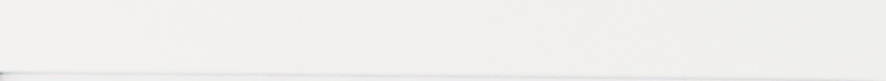
#> input picture src/main/python/img/bsk-top.png, 886 x 81 px, found by its file name; its folder holds 3 pictures in this run
$ python create_image.py img/bsk-top.png
#> lines starting #> are read from the running program, lines starting #| are printed output that depends on the picture; pictures that were not available may be replaced by others from this repository, and a replacement may not be noted
from PIL import Image
import sys

def join(img1, img2, flag='horizontal'):
    size1, size2 = img1.size, img2.size
    if flag == 'horizontal':
        joint = Image.new('RGB', (size1[0]+size2[0], size1[1]))
        loc1, loc2 = (0, 0), (size1[0], 0)
        joint.paste(img1, loc1)
        joint.paste(img2, loc2)
    elif flag == 'vertical':
        joint = Image.new('RGB', (size1[0], size1[1]+size2[1]))
        loc1, loc2 = (0, 0), (0, size1[1])
        joint.paste(img1, loc1)
        joint.paste(img2, loc2)
    return joint

for hk in ["mwk", "bsk", "hsk"]:
    photo = Image.open("../webapp/image/create/"+sys.argv[1])
#> photo is the input picture: PIL image 886x81 RGB; mean R, G, B 240.8, 239.4, 237.4
    top = Image.open("img/%s-top.png"%hk)
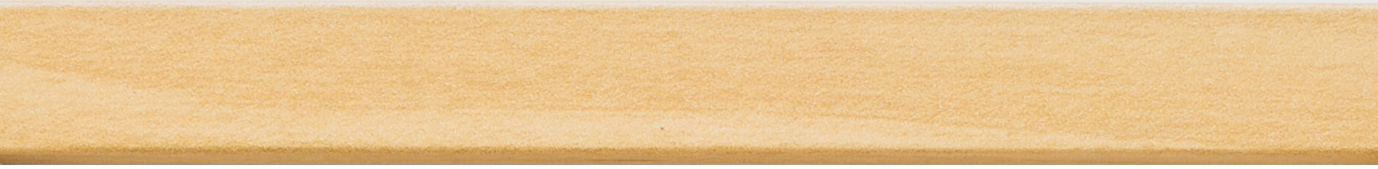
#> input picture src/main/python/img/mwk-top.png, 1378 x 169 px
#> top is the input picture: PIL image 1378x169 RGB; mean R, G, B 232.1, 197.1, 145.8
    left = Image.open("img/%s-left.png"%hk)
    right = Image.open("img/%s-right.png"%hk)
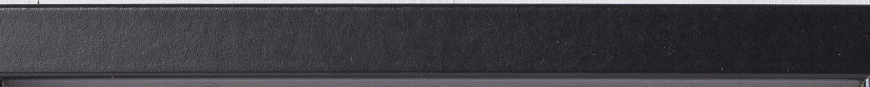
#> input picture src/main/python/img/hsk-top.png, 1740 x 173 px, given in place of mwk-right.png, which was not available (shown at 1/2 size)
#> right is the input picture: PIL image 1740x173 RGB; mean R, G, B 65.8, 64.6, 69.8
    bot = Image.open("img/%s-bot.png"%hk)
    width, height = photo.size
#> width = 886; height = 81
    print("photo:", photo.size)
#| photo: (886, 81)

    left = left.resize((left.size[0], height))
    right = right.resize((right.size[0], height))
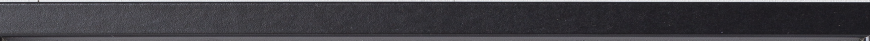
#> right: PIL image 1740x81 RGB (shown at 1/2 size); mean R, G, B 65.8, 64.6, 69.8

    top = top.resize((width, top.size[1]))
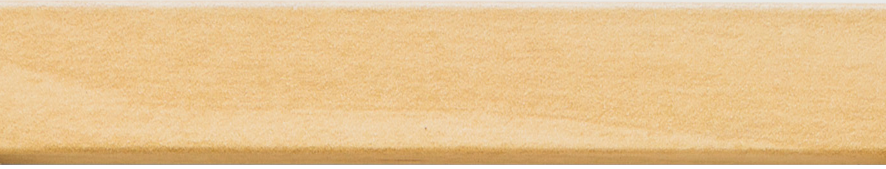
#> top: PIL image 886x169 RGB; mean R, G, B 232.1, 197.1, 145.8
    bot = bot.resize((width, bot.size[1]))
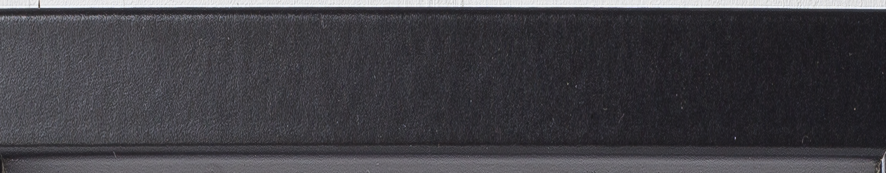
#> bot: PIL image 886x173 RGB; mean R, G, B 65.8, 64.6, 69.8
#> (the run stopped early here; a loop or call above may not have finished)
